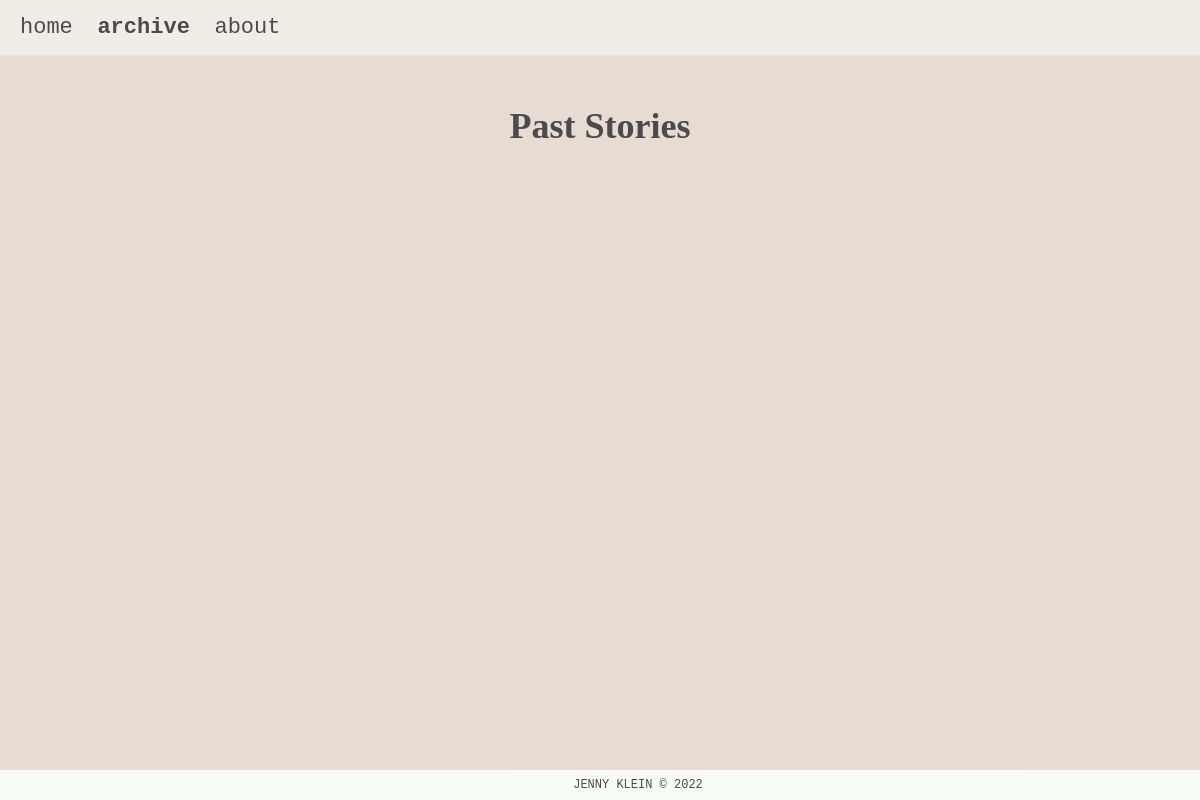
Page /archive on the earlier database version.
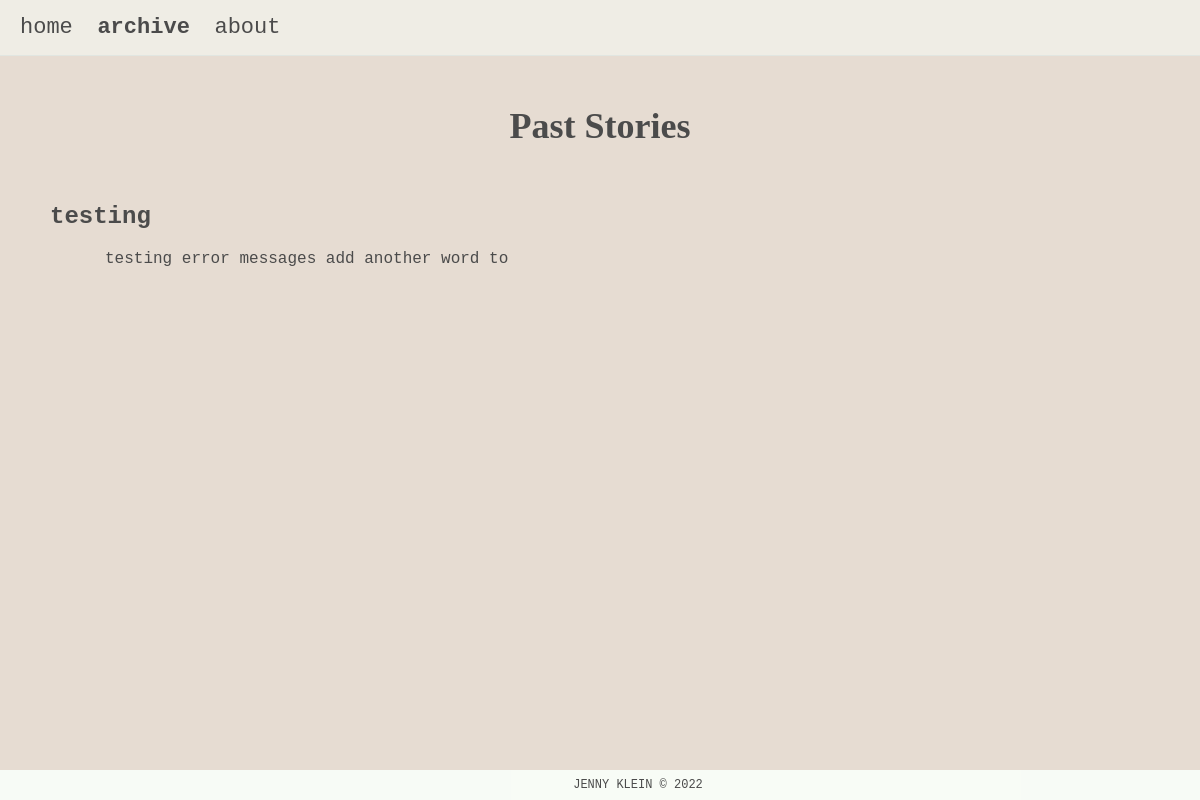
Same page on the later database version.
### tables this page shows
CREATE TABLE stories (id INTEGER PRIMARY KEY, title TEXT, story_content TEXT,story_id INTEGER, FOREIGN KEY(story_id) REFERENCES words(story_id));

### app.py (the view)
@app.route('/archive', methods=["GET","POST"])
def archive():
    cur = connect().cursor()
    global currStory
    stories_from_db = cur.execute('SELECT * FROM stories').fetchall()
    archived_stories = {}
    for row in stories_from_db:
        archived_stories[row[3]] = {'title': row[1], 'content': row[2]}
    return render_template('archive.html',stories=archived_stories)

### helpers.py (called while the page is built)
def connect():
    return sqlite3.connect('test.db')

### templates/archive.html
{% extends "layout.html" %}
{% block nav %}
  <nav>
      <ul class="nav-bar">
          <li class='nav-item'><a href='/'>home</a></li>
          <li class='nav-item active'><a href='/archive'>archive</a></li>
          <li class='nav-item'><a href='/about'>about</a></li>
      </ul>
  </nav>
{% endblock %}
{% block main %}
    <header>
      <h1>Past Stories</h1>
    </header>
    <div class='stories'>
        {% for story in stories|reverse %}
          <h2>{{stories[story].title}}</h2>
          <p>{{stories[story].content}}<p>
        {% endfor %}
    </div>
{% endblock %}

### templates/layout.html (shortened to what this page needs)
<!DOCTYPE html>
<html lang="en">
    <head>
        <link rel="stylesheet" href="/static/word_style.css">
    </head>
    <body>
        {% block nav %}{% endblock %}
        <main>
            {% block main %}{% endblock %}
        </main>
        <footer>
            <p>JENNY KLEIN &#169; 2022</p>
        </footer>
    </body>
</html>

### static/word_style.css (style rules this page uses)
body { background-color: rgb(230, 220, 210); font-family: 'Courier New', Courier, monospace; font-weight: 400; text-align: left; color: rgb(75, 75, 75); margin: 0px; }
header { padding: 25px 0px 12px 0px; }
h1, #add_title { text-align: center; font-weight: bolder; font-size: 36px; font-family: Georgia, 'Times New Roman', Times, serif; }
main { padding: 0px 50px 50px 50px; }
p { text-indent: 5%; }
a { text-decoration: none; color: teal; transition: color .5s; }
nav { border-bottom: 1px solid rgb(225,230,225); background-color: rgba(250,255,250,.5); margin: 0px; padding: 0px; }
.nav-bar { padding: 15px; margin: 0px 0px 0px 5px; }
.nav-item { list-style: none; display: inline-block; margin-right: 15px; }
.active { font-weight: bold; }
.nav-item > a { text-decoration: none; color: rgb(75, 75, 75); transition: color .5s; font-size: 22px; }
footer { text-align: center; position: fixed; background-color: rgba(250,255,250,.9); bottom: 0; width: 100%; padding: 8px; }
footer > p { margin: 0px; font-size: 12px; }

Differences in the rows shown:
added stories: title "testing", story_content "testing error messages add another word to"
